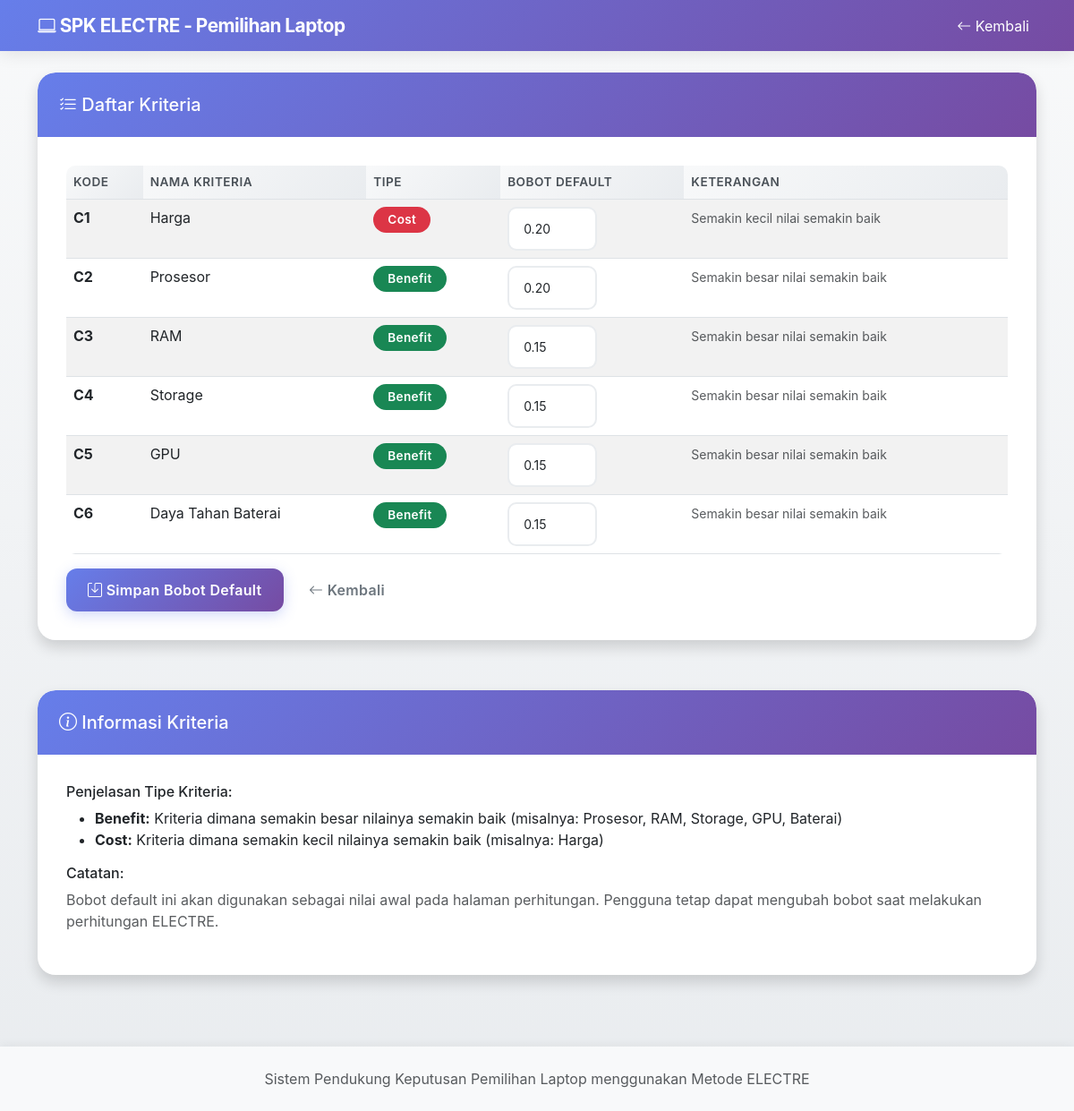
Page /kriteria.php on the committed database.
### tables this page shows
CREATE TABLE `kriteria` (
  `id_kriteria` int(11) NOT NULL,
  `kode_kriteria` varchar(10) NOT NULL,
  `nama_kriteria` varchar(100) NOT NULL,
  `tipe_kriteria` enum('benefit','cost') NOT NULL,
  `bobot_default` decimal(5,2) DEFAULT 0.00,
  `created_at` timestamp NOT NULL DEFAULT current_timestamp()
);

### includes/functions.php (called while the page is built, shortened)
<?php
function getDB() {
    $database = new Database();
    return $database->getConnection();
}
function getAllKriteria() {
    $conn = getDB();
    $stmt = $conn->query("SELECT * FROM kriteria ORDER BY id_kriteria");
    return $stmt->fetchAll();
}
?>

### kriteria.php (the view, shortened to what this page needs)
<?php
require_once 'includes/functions.php';
$kriteria = getAllKriteria();
?>
<!DOCTYPE html>
<html lang="id">
<head>
    <link href="https://cdn.jsdelivr.net/npm/bootstrap@5.3.0/dist/css/bootstrap.min.css" rel="stylesheet">
    <link rel="stylesheet" href="https://cdn.jsdelivr.net/npm/bootstrap-icons@1.10.0/font/bootstrap-icons.css">
    <link rel="stylesheet" href="assets/css/style.css">
</head>
<body>
    <nav class="navbar navbar-expand-lg navbar-dark bg-primary">
        <div class="container">
            <a class="navbar-brand" href="index.php">
                <i class="bi bi-laptop"></i> SPK ELECTRE - Pemilihan Laptop
            </a>
            <div class="navbar-nav ms-auto">
                <a class="nav-link text-white" href="index.php">
                    <i class="bi bi-arrow-left"></i> Kembali
                </a>
            </div>
        </div>
    </nav>
    <div class="container mt-4">
        <div class="row">
            <div class="col-12">
                <div class="card shadow">
                    <div class="card-header bg-primary text-white">
                        <h5 class="mb-0"><i class="bi bi-list-check"></i> Daftar Kriteria</h5>
                    </div>
                    <div class="card-body">
                        <form method="POST">
                            <div class="table-responsive">
                                <table class="table table-striped">
                                    <thead>
                                        <tr>
                                            <th>Kode</th>
                                            <th>Nama Kriteria</th>
                                            <th>Tipe</th>
                                            <th>Bobot Default</th>
                                            <th>Keterangan</th>
                                        </tr>
                                    </thead>
                                    <tbody>
                                        <?php foreach ($kriteria as $krit): ?>
                                        <tr>
                                            <td><strong><?php echo $krit['kode_kriteria']; ?></strong></td>
                                            <td><?php echo htmlspecialchars($krit['nama_kriteria']); ?></td>
                                            <td>
                                                <span class="badge bg-<?php echo $krit['tipe_kriteria'] == 'benefit' ? 'success' : 'danger'; ?>">
                                                    <?php echo ucfirst($krit['tipe_kriteria']); ?>
                                                </span>
                                            </td>
                                            <td>
                                                <input type="number"
                                                       class="form-control form-control-sm"
                                                       name="bobot[<?php echo $krit['id_kriteria']; ?>]"
                                                       value="<?php echo $krit['bobot_default']; ?>"
                                                       min="0"
                                                       max="1"
                                                       step="0.01"
                                                       style="width: 100px;">
                                            </td>
                                            <td>
                                                <small class="text-muted">
                                                    <?php if ($krit['tipe_kriteria'] == 'benefit'): ?>
                                                        Semakin besar nilai semakin baik
                                                    <?php else: ?>
                                                        Semakin kecil nilai semakin baik
                                                    <?php endif; ?>
                                                </small>
                                            </td>
                                        </tr>
                                        <?php endforeach; ?>
                                    </tbody>
                                </table>
                            </div>
                            <div class="mt-3">
                                <button type="submit" class="btn btn-primary">
                                    <i class="bi bi-save"></i> Simpan Bobot Default
                                </button>
                                <a href="index.php" class="btn btn-outline-secondary">
                                    <i class="bi bi-arrow-left"></i> Kembali
                                </a>
                            </div>
                        </form>
                    </div>
                </div>
            </div>
        </div>
        <div class="row mt-4">
            <div class="col-12">
                <div class="card shadow">
                    <div class="card-header bg-info text-white">
                        <h5 class="mb-0"><i class="bi bi-info-circle"></i> Informasi Kriteria</h5>
                    </div>
                    <div class="card-body">
                        <h6>Penjelasan Tipe Kriteria:</h6>
                        <ul>
                            <li><strong>Benefit:</strong> Kriteria dimana semakin besar nilainya semakin baik (misalnya: Prosesor, RAM, Storage, GPU, Baterai)</li>
                            <li><strong>Cost:</strong> Kriteria dimana semakin kecil nilainya semakin baik (misalnya: Harga)</li>
                        </ul>
                        <h6 class="mt-3">Catatan:</h6>
                        <p class="text-muted">
                            Bobot default ini akan digunakan sebagai nilai awal pada halaman perhitungan.
                            Pengguna tetap dapat mengubah bobot saat melakukan perhitungan ELECTRE.
                        </p>
                    </div>
                </div>
            </div>
        </div>
    </div>
    <footer class="mt-5 py-4 bg-light">
        <div class="container text-center">
            <p class="text-muted mb-0">
                Sistem Pendukung Keputusan Pemilihan Laptop menggunakan Metode ELECTRE
            </p>
        </div>
    </footer>
</body>
</html>

### assets/css/style.css (style rules this page uses)
:root { --primary-gradient: linear-gradient(135deg, #667eea 0%, #764ba2 100%); --secondary-gradient: linear-gradient(135deg, #f093fb 0%, #f5576c 100%); --success-gradient: linear-gradient(135deg, #4facfe 0%, #00f2fe 100%); --primary-color: #667eea; --secondary-color: #6c757d; --success-color: #198754; --danger-color: #dc3545; --warning-color: #ffc107; --info-color: #0dcaf0; }
* { transition: all 0.3s ease; }
body { font-family: 'Inter', 'Segoe UI', Tahoma, Geneva, Verdana, sans-serif; background: linear-gradient(to bottom, #f8f9fa 0%, #e9ecef 100%); min-height: 100vh; display: flex; flex-direction: column; }
.navbar { background: var(--primary-gradient) !important; box-shadow: 0 2px 20px rgba(0,0,0,0.1); -webkit-backdrop-filter: blur(10px); backdrop-filter: blur(10px); }
.navbar-brand { font-weight: 700; font-size: 1.3rem; letter-spacing: -0.5px; }
.card { border: none; border-radius: 20px; box-shadow: 0 10px 40px rgba(0,0,0,0.08); margin-bottom: 2rem; overflow: hidden; transition: all 0.3s cubic-bezier(0.4, 0, 0.2, 1); background: white; }
.card-header { border-radius: 20px 20px 0 0 !important; font-weight: 600; border: none; padding: 1.5rem; background: var(--primary-gradient); color: white; }
.card-body { padding: 2rem; }
.table { margin-bottom: 0; border-radius: 10px; overflow: hidden; }
.table th { background: linear-gradient(135deg, #f8f9fa 0%, #e9ecef 100%); font-weight: 600; border-top: none; text-transform: uppercase; font-size: 0.85rem; letter-spacing: 0.5px; color: #495057; }
.btn { border-radius: 12px; font-weight: 600; padding: 0.75rem 1.5rem; transition: all 0.3s cubic-bezier(0.4, 0, 0.2, 1); border: none; letter-spacing: 0.3px; }
.btn-primary { background: var(--primary-gradient); box-shadow: 0 4px 15px rgba(102, 126, 234, 0.3); }
.form-control, .form-select { border-radius: 10px; border: 2px solid #e9ecef; padding: 0.75rem 1rem; transition: all 0.3s; }
.badge { font-weight: 600; padding: 0.5rem 1rem; border-radius: 20px; font-size: 0.85rem; letter-spacing: 0.3px; }
footer { margin-top: auto; background: white; box-shadow: 0 -2px 10px rgba(0,0,0,0.05); }
html { scroll-behavior: smooth; }

### rows in the picture
kriteria: kode_kriteria "C1", nama_kriteria "Harga", tipe_kriteria "Cost", id_kriteria+bobot_default "0.20", shows "Semakin kecil nilai semakin baik"
kriteria: kode_kriteria "C2", nama_kriteria "Prosesor", tipe_kriteria "Benefit", id_kriteria+bobot_default "0.20", shows "Semakin besar nilai semakin baik"
kriteria: kode_kriteria "C3", nama_kriteria "RAM", tipe_kriteria "Benefit", id_kriteria+bobot_default "0.15", shows "Semakin besar nilai semakin baik"
kriteria: kode_kriteria "C4", nama_kriteria "Storage", tipe_kriteria "Benefit", id_kriteria+bobot_default "0.15", shows "Semakin besar nilai semakin baik"
kriteria: kode_kriteria "C5", nama_kriteria "GPU", tipe_kriteria "Benefit", id_kriteria+bobot_default "0.15", shows "Semakin besar nilai semakin baik"
kriteria: kode_kriteria "C6", nama_kriteria "Daya Tahan Baterai", tipe_kriteria "Benefit", id_kriteria+bobot_default "0.15", shows "Semakin besar nilai semakin baik"
